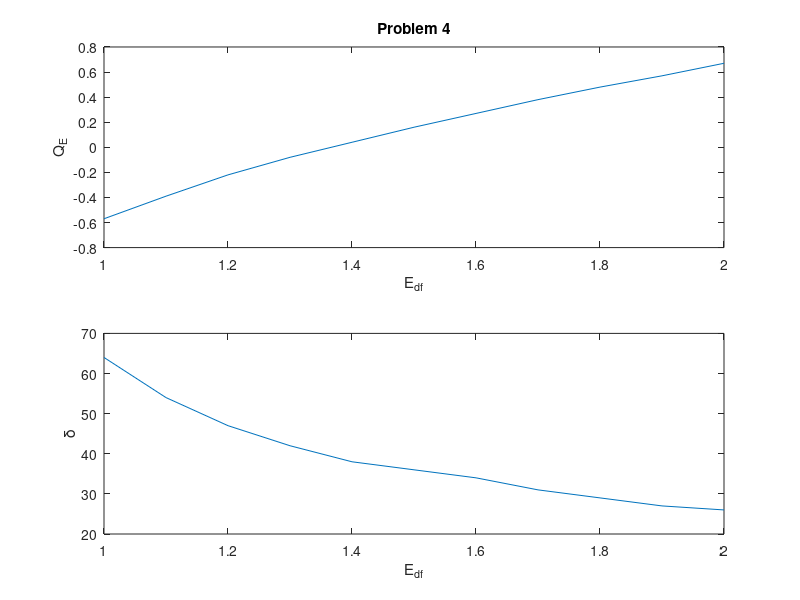

This chart was generated by the following MATLAB code:
Edf = 1:.1:2;
Qe = [-.57,-.39,-.22,-.08,.04,.16,.27,.38,.48,.57,.67];
dl = [64,54,47,42,38,36,34,31,29,27,26];

subplot(2,1,1)
plot(Edf,Qe)
title('Problem 4')
ylabel('Q_E')
xlabel('E_{df}')
subplot(2,1,2)
plot(Edf,dl)
xlabel('E_{df}')
ylabel('\delta')

